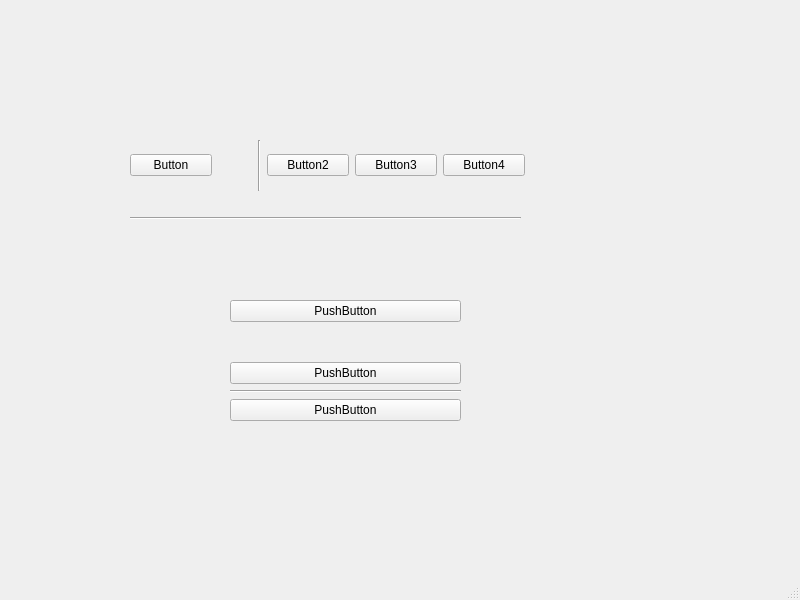
<?xml version="1.0" encoding="UTF-8"?>
<ui version="4.0">
 <class>MainWindow</class>
 <widget class="QMainWindow" name="MainWindow">
  <property name="geometry">
   <rect>
    <x>0</x>
    <y>0</y>
    <width>800</width>
    <height>600</height>
   </rect>
  </property>
  <property name="windowTitle">
   <string>MainWindow</string>
  </property>
  <widget class="QWidget" name="centralwidget">
   <widget class="Line" name="line">
    <property name="geometry">
     <rect>
      <x>130</x>
      <y>210</y>
      <width>391</width>
      <height>16</height>
     </rect>
    </property>
    <property name="orientation">
     <enum>Qt::Horizontal</enum>
    </property>
   </widget>
   <widget class="QWidget" name="">
    <property name="geometry">
     <rect>
      <x>130</x>
      <y>140</y>
      <width>395</width>
      <height>51</height>
     </rect>
    </property>
    <layout class="QHBoxLayout" name="horizontalLayout">
     <item>
      <widget class="QPushButton" name="pushButton">
       <property name="text">
        <string>Button</string>
       </property>
      </widget>
     </item>
     <item>
      <spacer name="horizontalSpacer">
       <property name="orientation">
        <enum>Qt::Horizontal</enum>
       </property>
       <property name="sizeType">
        <enum>QSizePolicy::Fixed</enum>
       </property>
       <property name="sizeHint" stdset="0">
        <size>
         <width>40</width>
         <height>20</height>
        </size>
       </property>
      </spacer>
     </item>
     <item>
      <widget class="Line" name="line_2">
       <property name="orientation">
        <enum>Qt::Vertical</enum>
       </property>
      </widget>
     </item>
     <item>
      <widget class="QPushButton" name="pushButton_6">
       <property name="text">
        <string>Button2</string>
       </property>
      </widget>
     </item>
     <item>
      <widget class="QPushButton" name="pushButton_2">
       <property name="text">
        <string>Button3</string>
       </property>
      </widget>
     </item>
     <item>
      <widget class="QPushButton" name="pushButton_3">
       <property name="text">
        <string>Button4</string>
       </property>
      </widget>
     </item>
    </layout>
   </widget>
   <widget class="QWidget" name="">
    <property name="geometry">
     <rect>
      <x>230</x>
      <y>300</y>
      <width>231</width>
      <height>121</height>
     </rect>
    </property>
    <layout class="QVBoxLayout" name="verticalLayout">
     <item>
      <widget class="QPushButton" name="pushButton_4">
       <property name="text">
        <string>PushButton</string>
       </property>
      </widget>
     </item>
     <item>
      <spacer name="verticalSpacer">
       <property name="orientation">
        <enum>Qt::Vertical</enum>
       </property>
       <property name="sizeHint" stdset="0">
        <size>
         <width>20</width>
         <height>40</height>
        </size>
       </property>
      </spacer>
     </item>
     <item>
      <widget class="QPushButton" name="pushButton_5">
       <property name="text">
        <string>PushButton</string>
       </property>
      </widget>
     </item>
     <item>
      <widget class="Line" name="line_3">
       <property name="orientation">
        <enum>Qt::Horizontal</enum>
       </property>
      </widget>
     </item>
     <item>
      <widget class="QPushButton" name="pushButton_7">
       <property name="text">
        <string>PushButton</string>
       </property>
      </widget>
     </item>
    </layout>
   </widget>
  </widget>
  <widget class="QMenuBar" name="menubar">
   <property name="geometry">
    <rect>
     <x>0</x>
     <y>0</y>
     <width>800</width>
     <height>19</height>
    </rect>
   </property>
  </widget>
  <widget class="QStatusBar" name="statusbar"/>
 </widget>
 <resources/>
 <connections/>
</ui>
